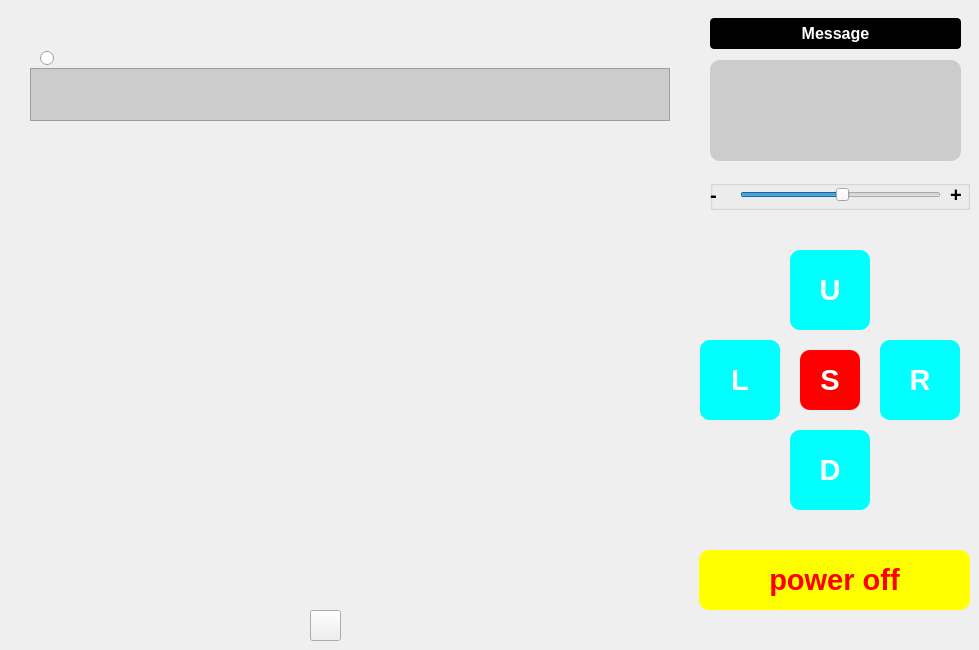
    <widget class="QWidget" name="tab">
     <property name="font">
      <font>
       <family>Arial</family>
       <pointsize>12</pointsize>
      </font>
     </property>
     <attribute name="title">
      <string>MainMenu</string>
     </attribute>
     <widget class="QPushButton" name="pushButton_9">
      <property name="geometry">
       <rect>
        <x>699</x>
        <y>550</y>
        <width>271</width>
        <height>60</height>
       </rect>
      </property>
      <property name="font">
       <font>
        <family>Arial</family>
        <pointsize>22</pointsize>
        <weight>75</weight>
        <bold>true</bold>
       </font>
      </property>
      <property name="styleSheet">
       <string notr="true">border-radius:10px;color:red;background-color:#FFFF00;font-weight:bold;
</string>
      </property>
      <property name="text">
       <string>power off</string>
      </property>
     </widget>
     <widget class="QPushButton" name="pushButton_6">
      <property name="geometry">
       <rect>
        <x>700</x>
        <y>340</y>
        <width>80</width>
        <height>80</height>
       </rect>
      </property>
      <property name="font">
       <font>
        <family>Arial</family>
        <pointsize>22</pointsize>
        <weight>75</weight>
        <bold>true</bold>
       </font>
      </property>
      <property name="styleSheet">
       <string notr="true">border-radius:10px;color:white;background-color:#00FFFF;font-weight:bold;
</string>
      </property>
      <property name="text">
       <string>L</string>
      </property>
     </widget>
     <widget class="QPushButton" name="pushButton_7">
      <property name="geometry">
       <rect>
        <x>790</x>
        <y>430</y>
        <width>80</width>
        <height>80</height>
       </rect>
      </property>
      <property name="palette">
       <palette>
        <active>
         <colorrole role="WindowText">
          <brush brushstyle="SolidPattern">
           <color alpha="255">
            <red>255</red>
            <green>255</green>
            <blue>255</blue>
           </color>
          </brush>
         </colorrole>
         <colorrole role="Button">
          <brush brushstyle="SolidPattern">
           <color alpha="255">
            <red>0</red>
            <green>255</green>
            <blue>255</blue>
           </color>
          </brush>
         </colorrole>
         <colorrole role="Text">
          <brush brushstyle="SolidPattern">
           <color alpha="255">
            <red>255</red>
            <green>255</green>
            <blue>255</blue>
           </color>
          </brush>
         </colorrole>
         <colorrole role="ButtonText">
          <brush brushstyle="SolidPattern">
           <color alpha="255">
            <red>255</red>
            <green>255</green>
            <blue>255</blue>
           </color>
          </brush>
         </colorrole>
         <colorrole role="Base">
          <brush brushstyle="SolidPattern">
           <color alpha="255">
            <red>0</red>
            <green>255</green>
            <blue>255</blue>
           </color>
          </brush>
         </colorrole>
         <colorrole role="Window">
          <brush brushstyle="SolidPattern">
           <color alpha="255">
            <red>0</red>
            <green>255</green>
            <blue>255</blue>
           </color>
          </brush>
         </colorrole>
        </active>
        <inactive>
         <colorrole role="WindowText">
          <brush brushstyle="SolidPattern">
           <color alpha="255">
            <red>255</red>
            <green>255</green>
            <blue>255</blue>
           </color>
          </brush>
         </colorrole>
         <colorrole role="Button">
          <brush brushstyle="SolidPattern">
           <color alpha="255">
            <red>0</red>
            <green>255</green>
            <blue>255</blue>
           </color>
          </brush>
         </colorrole>
         <colorrole role="Text">
          <brush brushstyle="SolidPattern">
           <color alpha="255">
            <red>255</red>
            <green>255</green>
            <blue>255</blue>
           </color>
          </brush>
         </colorrole>
         <colorrole role="ButtonText">
          <brush brushstyle="SolidPattern">
           <color alpha="255">
            <red>255</red>
            <green>255</green>
            <blue>255</blue>
           </color>
          </brush>
         </colorrole>
         <colorrole role="Base">
          <brush brushstyle="SolidPattern">
           <color alpha="255">
            <red>0</red>
            <green>255</green>
            <blue>255</blue>
           </color>
          </brush>
         </colorrole>
         <colorrole role="Window">
          <brush brushstyle="SolidPattern">
           <color alpha="255">
            <red>0</red>
            <green>255</green>
            <blue>255</blue>
           </color>
          </brush>
         </colorrole>
        </inactive>
        <disabled>
         <colorrole role="WindowText">
          <brush brushstyle="SolidPattern">
           <color alpha="255">
            <red>255</red>
            <green>255</green>
            <blue>255</blue>
           </color>
          </brush>
         </colorrole>
         <colorrole role="Button">
          <brush brushstyle="SolidPattern">
           <color alpha="255">
            <red>0</red>
            <green>255</green>
            <blue>255</blue>
           </color>
          </brush>
         </colorrole>
         <colorrole role="Text">
          <brush brushstyle="SolidPattern">
           <color alpha="255">
            <red>255</red>
            <green>255</green>
            <blue>255</blue>
           </color>
          </brush>
         </colorrole>
         <colorrole role="ButtonText">
          <brush brushstyle="SolidPattern">
           <color alpha="255">
            <red>255</red>
            <green>255</green>
            <blue>255</blue>
           </color>
          </brush>
         </colorrole>
         <colorrole role="Base">
          <brush brushstyle="SolidPattern">
           <color alpha="255">
            <red>0</red>
            <green>255</green>
            <blue>255</blue>
           </color>
          </brush>
         </colorrole>
         <colorrole role="Window">
          <brush brushstyle="SolidPattern">
           <color alpha="255">
            <red>0</red>
            <green>255</green>
            <blue>255</blue>
           </color>
          </brush>
         </colorrole>
        </disabled>
       </palette>
      </property>
      <property name="font">
       <font>
        <family>Arial</family>
        <pointsize>22</pointsize>
        <weight>75</weight>
        <bold>true</bold>
       </font>
      </property>
      <property name="styleSheet">
       <string notr="true">color:white;border-radius:10px;background-color:#00FFFF;font-weight:bold;
</string>
      </property>
      <property name="text">
       <string>D</string>
      </property>
     </widget>
     <widget class="QGroupBox" name="groupBox_2">
      <property name="geometry">
       <rect>
        <x>710</x>
        <y>180</y>
        <width>260</width>
        <height>30</height>
       </rect>
      </property>
      <property name="title">
       <string/>
      </property>
      <widget class="QSlider" name="horizontalSlider">
       <property name="geometry">
        <rect>
         <x>30</x>
         <y>0</y>
         <width>201</width>
         <height>30</height>
        </rect>
       </property>
       <property name="maximum">
        <number>55</number>
       </property>
       <property name="value">
        <number>28</number>
       </property>
       <property name="orientation">
        <enum>Qt::Horizontal</enum>
       </property>
      </widget>
      <widget class="QLabel" name="label_2">
       <property name="geometry">
        <rect>
         <x>0</x>
         <y>0</y>
         <width>20</width>
         <height>30</height>
        </rect>
       </property>
       <property name="font">
        <font>
         <family>Arial</family>
         <pointsize>15</pointsize>
         <weight>75</weight>
         <bold>true</bold>
        </font>
       </property>
       <property name="text">
        <string>-</string>
       </property>
      </widget>
      <widget class="QLabel" name="label_3">
       <property name="geometry">
        <rect>
         <x>240</x>
         <y>0</y>
         <width>20</width>
         <height>30</height>
        </rect>
       </property>
       <property name="font">
        <font>
         <family>Arial</family>
         <pointsize>15</pointsize>
         <weight>75</weight>
         <bold>true</bold>
        </font>
       </property>
       <property name="text">
        <string>+</string>
       </property>
      </widget>
     </widget>
     <widget class="QTextBrowser" name="textBrowser">
      <property name="geometry">
       <rect>
        <x>30</x>
        <y>68</y>
        <width>640</width>
        <height>53</height>
       </rect>
      </property>
      <property name="layoutDirection">
       <enum>Qt::LeftToRight</enum>
      </property>
      <property name="autoFillBackground">
       <bool>false</bool>
      </property>
      <property name="styleSheet">
       <string notr="true">color:white;background-color:#CCCCCC;font-size:11</string>
      </property>
      <property name="html">
       <string>&lt;!DOCTYPE HTML PUBLIC &quot;-//W3C//DTD HTML 4.0//EN&quot; &quot;http://www.w3.org/TR/REC-html40/strict.dtd&quot;&gt;
&lt;html&gt;&lt;head&gt;&lt;meta name=&quot;qrichtext&quot; content=&quot;1&quot; /&gt;&lt;style type=&quot;text/css&quot;&gt;
p, li { white-space: pre-wrap; }
&lt;/style&gt;&lt;/head&gt;&lt;body style=&quot; font-family:'Ubuntu'; font-size:11pt; font-weight:400; font-style:normal;&quot;&gt;
&lt;p align=&quot;right&quot; style=&quot;-qt-paragraph-type:empty; margin-top:0px; margin-bottom:0px; margin-left:0px; margin-right:0px; -qt-block-indent:0; text-indent:0px; font-family:'Arial'; font-size:9pt;&quot;&gt;&lt;br /&gt;&lt;/p&gt;&lt;/body&gt;&lt;/html&gt;</string>
      </property>
     </widget>
     <widget class="QLabel" name="label">
      <property name="geometry">
       <rect>
        <x>35</x>
        <y>18</y>
        <width>24</width>
        <height>31</height>
       </rect>
      </property>
      <property name="styleSheet">
       <string notr="true">border-image: url(:/icon/icon/voice.png);</string>
      </property>
      <property name="text">
       <string/>
      </property>
     </widget>
     <widget class="QTextBrowser" name="textBrowser_2">
      <property name="geometry">
       <rect>
        <x>710</x>
        <y>60</y>
        <width>251</width>
        <height>101</height>
       </rect>
      </property>
      <property name="styleSheet">
       <string notr="true">border-radius:10px;color:white;background-color:#CCCCCC;font-size:11</string>
      </property>
      <property name="html">
       <string>&lt;!DOCTYPE HTML PUBLIC &quot;-//W3C//DTD HTML 4.0//EN&quot; &quot;http://www.w3.org/TR/REC-html40/strict.dtd&quot;&gt;
&lt;html&gt;&lt;head&gt;&lt;meta name=&quot;qrichtext&quot; content=&quot;1&quot; /&gt;&lt;style type=&quot;text/css&quot;&gt;
p, li { white-space: pre-wrap; }
&lt;/style&gt;&lt;/head&gt;&lt;body style=&quot; font-family:'Ubuntu'; font-size:11pt; font-weight:400; font-style:normal;&quot;&gt;
&lt;p style=&quot;-qt-paragraph-type:empty; margin-top:0px; margin-bottom:0px; margin-left:0px; margin-right:0px; -qt-block-indent:0; text-indent:0px; font-family:'Arial'; font-size:9pt;&quot;&gt;&lt;br /&gt;&lt;/p&gt;&lt;/body&gt;&lt;/html&gt;</string>
      </property>
     </widget>
     <widget class="QLabel" name="label_4">
      <property name="geometry">
       <rect>
        <x>65</x>
        <y>18</y>
        <width>605</width>
        <height>40</height>
       </rect>
      </property>
      <property name="minimumSize">
       <size>
        <width>605</width>
        <height>40</height>
       </size>
      </property>
      <property name="maximumSize">
       <size>
        <width>605</width>
        <height>40</height>
       </size>
      </property>
      <property name="styleSheet">
       <string notr="true">border-image: url(:/icon/icon/siri.gif);</string>
      </property>
      <property name="text">
       <string/>
      </property>
     </widget>
     <widget class="QPushButton" name="pushButton_5">
      <property name="geometry">
       <rect>
        <x>880</x>
        <y>340</y>
        <width>80</width>
        <height>80</height>
       </rect>
      </property>
      <property name="palette">
       <palette>
        <active>
         <colorrole role="WindowText">
          <brush brushstyle="SolidPattern">
           <color alpha="255">
            <red>255</red>
            <green>255</green>
            <blue>255</blue>
           </color>
          </brush>
         </colorrole>
         <colorrole role="Button">
          <brush brushstyle="SolidPattern">
           <color alpha="255">
            <red>0</red>
            <green>255</green>
            <blue>255</blue>
           </color>
          </brush>
         </colorrole>
         <colorrole role="Text">
          <brush brushstyle="SolidPattern">
           <color alpha="255">
            <red>255</red>
            <green>255</green>
            <blue>255</blue>
           </color>
          </brush>
         </colorrole>
         <colorrole role="ButtonText">
          <brush brushstyle="SolidPattern">
           <color alpha="255">
            <red>255</red>
            <green>255</green>
            <blue>255</blue>
           </color>
          </brush>
         </colorrole>
         <colorrole role="Base">
          <brush brushstyle="SolidPattern">
           <color alpha="255">
            <red>0</red>
            <green>255</green>
            <blue>255</blue>
           </color>
          </brush>
         </colorrole>
         <colorrole role="Window">
          <brush brushstyle="SolidPattern">
           <color alpha="255">
            <red>0</red>
            <green>255</green>
            <blue>255</blue>
           </color>
          </brush>
         </colorrole>
        </active>
        <inactive>
         <colorrole role="WindowText">
          <brush brushstyle="SolidPattern">
           <color alpha="255">
            <red>255</red>
            <green>255</green>
            <blue>255</blue>
           </color>
          </brush>
         </colorrole>
         <colorrole role="Button">
          <brush brushstyle="SolidPattern">
           <color alpha="255">
            <red>0</red>
            <green>255</green>
            <blue>255</blue>
           </color>
          </brush>
         </colorrole>
         <colorrole role="Text">
          <brush brushstyle="SolidPattern">
           <color alpha="255">
            <red>255</red>
            <green>255</green>
            <blue>255</blue>
           </color>
          </brush>
         </colorrole>
         <colorrole role="ButtonText">
          <brush brushstyle="SolidPattern">
           <color alpha="255">
            <red>255</red>
            <green>255</green>
            <blue>255</blue>
           </color>
          </brush>
         </colorrole>
         <colorrole role="Base">
          <brush brushstyle="SolidPattern">
           <color alpha="255">
            <red>0</red>
            <green>255</green>
            <blue>255</blue>
           </color>
          </brush>
         </colorrole>
         <colorrole role="Window">
          <brush brushstyle="SolidPattern">
           <color alpha="255">
            <red>0</red>
            <green>255</green>
            <blue>255</blue>
           </color>
          </brush>
         </colorrole>
        </inactive>
        <disabled>
         <colorrole role="WindowText">
          <brush brushstyle="SolidPattern">
           <color alpha="255">
            <red>255</red>
            <green>255</green>
            <blue>255</blue>
           </color>
          </brush>
         </colorrole>
         <colorrole role="Button">
          <brush brushstyle="SolidPattern">
           <color alpha="255">
            <red>0</red>
            <green>255</green>
            <blue>255</blue>
           </color>
          </brush>
         </colorrole>
         <colorrole role="Text">
          <brush brushstyle="SolidPattern">
           <color alpha="255">
            <red>255</red>
            <green>255</green>
            <blue>255</blue>
           </color>
          </brush>
         </colorrole>
         <colorrole role="ButtonText">
          <brush brushstyle="SolidPattern">
           <color alpha="255">
            <red>255</red>
            <green>255</green>
            <blue>255</blue>
           </color>
          </brush>
         </colorrole>
         <colorrole role="Base">
          <brush brushstyle="SolidPattern">
           <color alpha="255">
            <red>0</red>
            <green>255</green>
            <blue>255</blue>
           </color>
          </brush>
         </colorrole>
         <colorrole role="Window">
          <brush brushstyle="SolidPattern">
           <color alpha="255">
            <red>0</red>
            <green>255</green>
            <blue>255</blue>
           </color>
          </brush>
         </colorrole>
        </disabled>
       </palette>
      </property>
      <property name="font">
       <font>
        <family>Arial</family>
        <pointsize>22</pointsize>
        <weight>75</weight>
        <bold>true</bold>
       </font>
      </property>
      <property name="styleSheet">
       <string notr="true">border-radius:10px;color:white;background-color:#00FFFF;font-weight:bold;
</string>
      </property>
      <property name="text">
       <string>R</string>
      </property>
     </widget>
     <widget class="QPushButton" name="pushButton_8">
      <property name="geometry">
       <rect>
        <x>800</x>
        <y>350</y>
        <width>60</width>
        <height>60</height>
       </rect>
      </property>
      <property name="font">
       <font>
        <family>Arial</family>
        <pointsize>22</pointsize>
        <weight>75</weight>
        <bold>true</bold>
       </font>
      </property>
      <property name="styleSheet">
       <string notr="true">border-radius:10px;color:white;background-color:#FF0000;font-weight:bold;
</string>
      </property>
      <property name="text">
       <string>S</string>
      </property>
     </widget>
     <widget class="QPushButton" name="pushButton_4">
      <property name="geometry">
       <rect>
        <x>790</x>
        <y>250</y>
        <width>80</width>
        <height>80</height>
       </rect>
      </property>
      <property name="palette">
       <palette>
        <active>
         <colorrole role="WindowText">
          <brush brushstyle="SolidPattern">
           <color alpha="255">
            <red>255</red>
            <green>255</green>
            <blue>255</blue>
           </color>
          </brush>
         </colorrole>
         <colorrole role="Button">
          <brush brushstyle="SolidPattern">
           <color alpha="255">
            <red>0</red>
            <green>255</green>
            <blue>255</blue>
           </color>
          </brush>
         </colorrole>
         <colorrole role="Text">
          <brush brushstyle="SolidPattern">
           <color alpha="255">
            <red>255</red>
            <green>255</green>
            <blue>255</blue>
           </color>
          </brush>
         </colorrole>
         <colorrole role="ButtonText">
          <brush brushstyle="SolidPattern">
           <color alpha="255">
            <red>255</red>
            <green>255</green>
            <blue>255</blue>
           </color>
          </brush>
         </colorrole>
         <colorrole role="Base">
          <brush brushstyle="SolidPattern">
           <color alpha="255">
            <red>0</red>
            <green>255</green>
            <blue>255</blue>
           </color>
          </brush>
         </colorrole>
         <colorrole role="Window">
          <brush brushstyle="SolidPattern">
           <color alpha="255">
            <red>0</red>
            <green>255</green>
            <blue>255</blue>
           </color>
          </brush>
         </colorrole>
        </active>
        <inactive>
         <colorrole role="WindowText">
          <brush brushstyle="SolidPattern">
           <color alpha="255">
            <red>255</red>
            <green>255</green>
            <blue>255</blue>
           </color>
          </brush>
         </colorrole>
         <colorrole role="Button">
          <brush brushstyle="SolidPattern">
           <color alpha="255">
            <red>0</red>
            <green>255</green>
            <blue>255</blue>
           </color>
          </brush>
         </colorrole>
         <colorrole role="Text">
          <brush brushstyle="SolidPattern">
           <color alpha="255">
            <red>255</red>
            <green>255</green>
            <blue>255</blue>
           </color>
          </brush>
         </colorrole>
         <colorrole role="ButtonText">
          <brush brushstyle="SolidPattern">
           <color alpha="255">
            <red>255</red>
            <green>255</green>
            <blue>255</blue>
           </color>
          </brush>
         </colorrole>
         <colorrole role="Base">
          <brush brushstyle="SolidPattern">
           <color alpha="255">
            <red>0</red>
            <green>255</green>
            <blue>255</blue>
           </color>
          </brush>
         </colorrole>
         <colorrole role="Window">
          <brush brushstyle="SolidPattern">
           <color alpha="255">
            <red>0</red>
            <green>255</green>
            <blue>255</blue>
           </color>
          </brush>
         </colorrole>
        </inactive>
        <disabled>
         <colorrole role="WindowText">
          <brush brushstyle="SolidPattern">
           <color alpha="255">
            <red>255</red>
            <green>255</green>
            <blue>255</blue>
           </color>
          </brush>
         </colorrole>
         <colorrole role="Button">
          <brush brushstyle="SolidPattern">
           <color alpha="255">
            <red>0</red>
            <green>255</green>
            <blue>255</blue>
           </color>
          </brush>
         </colorrole>
         <colorrole role="Text">
          <brush brushstyle="SolidPattern">
           <color alpha="255">
            <red>255</red>
            <green>255</green>
            <blue>255</blue>
           </color>
          </brush>
         </colorrole>
         <colorrole role="ButtonText">
          <brush brushstyle="SolidPattern">
           <color alpha="255">
            <red>255</red>
            <green>255</green>
            <blue>255</blue>
           </color>
          </brush>
         </colorrole>
         <colorrole role="Base">
          <brush brushstyle="SolidPattern">
           <color alpha="255">
            <red>0</red>
            <green>255</green>
            <blue>255</blue>
           </color>
          </brush>
         </colorrole>
         <colorrole role="Window">
          <brush brushstyle="SolidPattern">
           <color alpha="255">
            <red>0</red>
            <green>255</green>
            <blue>255</blue>
           </color>
          </brush>
         </colorrole>
        </disabled>
       </palette>
      </property>
      <property name="font">
       <font>
        <family>Arial</family>
        <pointsize>22</pointsize>
        <weight>75</weight>
        <bold>true</bold>
       </font>
      </property>
      <property name="styleSheet">
       <string notr="true">border-radius:10px;color:white;background-color:#00FFFF;font-weight:bold;
</string>
      </property>
      <property name="text">
       <string>U</string>
      </property>
     </widget>
     <widget class="QLabel" name="label_5">
      <property name="geometry">
       <rect>
        <x>710</x>
        <y>18</y>
        <width>251</width>
        <height>31</height>
       </rect>
      </property>
      <property name="styleSheet">
       <string notr="true">border-radius:4px;color:white;background-color:#000000;font-weight:bold;
</string>
      </property>
      <property name="text">
       <string>Message</string>
      </property>
      <property name="alignment">
       <set>Qt::AlignCenter</set>
      </property>
     </widget>
     <widget class="QRadioButton" name="radioButton">
      <property name="geometry">
       <rect>
        <x>40</x>
        <y>50</y>
        <width>16</width>
        <height>16</height>
       </rect>
      </property>
      <property name="text">
       <string/>
      </property>
     </widget>
     <widget class="QLabel" name="playlabel">
      <property name="geometry">
       <rect>
        <x>30</x>
        <y>130</y>
        <width>640</width>
        <height>480</height>
       </rect>
      </property>
      <property name="minimumSize">
       <size>
        <width>640</width>
        <height>480</height>
       </size>
      </property>
      <property name="maximumSize">
       <size>
        <width>640</width>
        <height>480</height>
       </size>
      </property>
      <property name="styleSheet">
       <string notr="true">border-image: url(:/icon/icon/player.jpg);</string>
      </property>
      <property name="text">
       <string/>
      </property>
     </widget>
     <widget class="QPushButton" name="pButton">
      <property name="geometry">
       <rect>
        <x>310</x>
        <y>610</y>
        <width>31</width>
        <height>31</height>
       </rect>
      </property>
      <property name="minimumSize">
       <size>
        <width>0</width>
        <height>0</height>
       </size>
      </property>
      <property name="maximumSize">
       <size>
        <width>100</width>
        <height>100</height>
       </size>
      </property>
      <property name="styleSheet">
       <string notr="true">border-image: url(:/icon/icon/play.png);</string>
      </property>
      <property name="text">
       <string/>
      </property>
     </widget>
    </widget>
